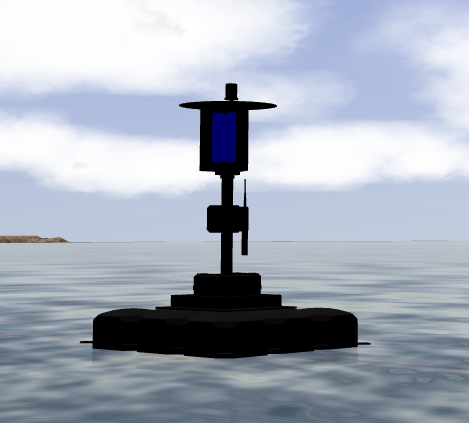
#> input picture scanthecode/i1.png, 469 x 423 px
$ python scanthecode.py i1.png   (Python 2 division)
#> lines starting #> are read from the running program, lines starting #| are printed output that depends on the picture
import cv2
import sys
import numpy as np
import matplotlib.pyplot as plt
import matplotlib.image as mpimg


# color thresholds for red blue and green
lower_red = np.array([0,50,50])
upper_red = np.array([10,255,255])

lower_blue = np.array([115,50,50])
upper_blue = np.array([130,255,255])

lower_yellow = np.array([20,100,100])
upper_yellow = np.array([30,255,255])

lower_green = np.array([70,100,100])
upper_green = np.array([98,250,250])

color_codes = {"red": (0,0,255), "blue": (255,0,0), "green": (0,255,0), "yellow": (0,255,255), "black": (0,0,0)}

def main(args):

    #Empty list for recording the colors identified
    colors = list(range(1, 6))

    #These are the images that are passed in from the neural net
    images = ["i1.png", "i2.png", "i4.png", "i3.png", "i5.png"]

    #These are the 4 coordinates of each image
    x1 = [205, 266, 216, 226, 233]
    x2 = [236, 284, 233, 244, 256]
    y1 = [128, 127, 115, 155, 125]
    y2 = [162, 171, 158, 200, 163]

    #This for loop runs through all the images using the scan_color function which is defined later
    for i in range(len(images)):
    	colors[i] = scan_color(images[i], x1[i], x2[i], y1[i], y2[i])
#> in scan_color, img is the input picture: shape (423, 469, 3); mean B, G, R 186.3, 173.8, 166.3
#> in scan_color, `img = cv2.cvtColor(img, cv2.COLOR_BGR2HSV)`: img: shape (423, 469, 3); mean H, S, V 94.2, 27.7, 186.4
#> in scan_color, `color =  np.array(img[(y1+y2)/2, (x2+x1)/2])`: color = [120, 255, 102]
#| [120 255 102]

    #Deletable code
    print colors[0]
    print colors[1]
    print colors[2]
    print colors[3]
    print colors[4]

    #This displays the color sequence
    plot(colors)

def plot(scanned):
    #Uses the report template
    report = cv2.imread('report.png')
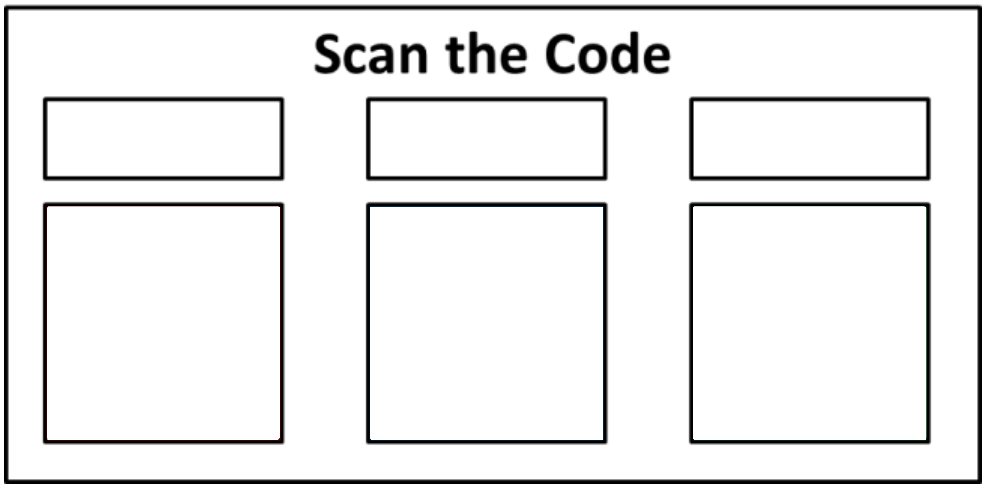
#> input picture scanthecode/report.png, 987 x 491 px
#> report is the input picture: shape (491, 987, 3); mean B, G, R 235.7, 235.7, 235.7

    # [7 lines of commented-out code are left out]
    cv2.rectangle(report, (40, 200), (285, 450), color_codes[scanned[0]], thickness = -1)
    cv2.rectangle(report, (355, 200), (610, 450), color_codes[scanned[1]], thickness = -1)
    cv2.rectangle(report, (680, 200), (950, 450), color_codes[scanned[2]], thickness = -1)

    #Puts the name of the color in the box above the colors
    cv2.putText(report, scanned[0], (120,150), cv2.FONT_HERSHEY_SIMPLEX, 1, (0,0,0), 2);
    cv2.putText(report, scanned[1], (450,150), cv2.FONT_HERSHEY_SIMPLEX, 1, (0,0,0), 2);
    cv2.putText(report, scanned[2], (780,150), cv2.FONT_HERSHEY_SIMPLEX, 1, (0,0,0), 2);
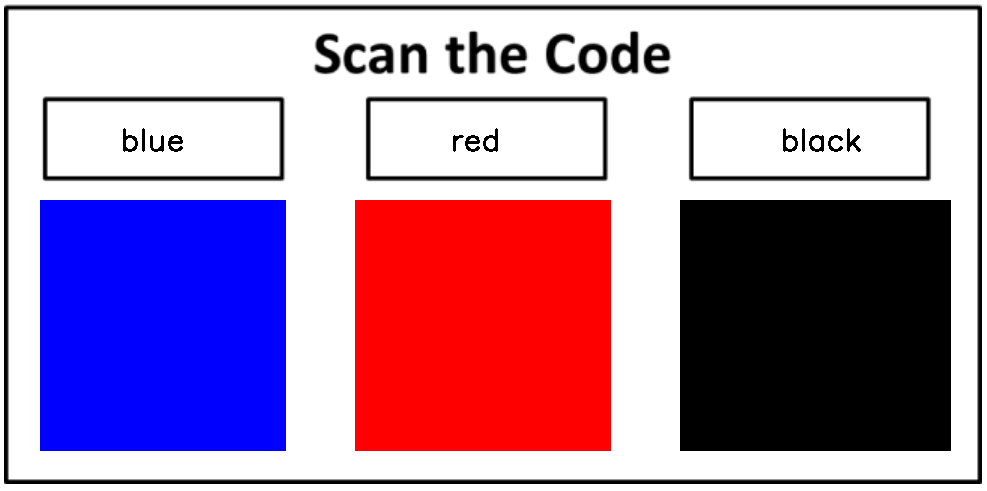
#> report: shape (491, 987, 3); mean B, G, R 171.2, 138.7, 172.5

    #Makes a pop up window for the report
    cv2.namedWindow('Scan the Code', cv2.WINDOW_NORMAL)
    cv2.moveWindow('Scan the Code', 200,650)
    cv2.resizeWindow('Scan the Code', 575,350)
    cv2.imshow("Scan the Code", report)
    cv2.waitKey(0)


def scan_color(image, x1, x2, y1, y2):

    #Read in the image data and changes the values from BGR to HSV
    img = cv2.imread(image)
    img = cv2.cvtColor(img, cv2.COLOR_BGR2HSV)

    #Records the color at the center of the given coordinates
    color =  np.array(img[(y1+y2)/2, (x2+x1)/2])

    #Deletable code. Prints BGR of color detected
    print color

    #Initialize the color indexes
    red = 0
    blue = 0
    green = 0
    yellow = 0

    #Configure threshold for each color
    lower_threshold = {"red": lower_red,"blue": lower_blue, "green": lower_green, "yellow": lower_yellow}
    upper_threshold = {"red": upper_red,"blue": upper_blue, "green": upper_green, "yellow": upper_yellow}

    #The for loop checks if color is within threshold of the set colors
    for clr in lower_threshold.keys():
        lower_color = lower_threshold[clr]
        upper_color = upper_threshold[clr]
        for i in range(3):
            if (color[i] >= lower_color[i] and color[i] <= upper_color[i]):
                if(clr == "red"):
                    red += 1
                elif (clr == "blue"):
                    blue += 1
                elif(clr =="green"):
                    green += 1
                elif(clr == "yellow"):
                    yellow += 1

    if(red == 3):
        return 'red'
    elif(blue == 3):
        return 'blue'
    elif(green == 3):
        return 'green'
    elif(yellow == 3):
        return 'yellow'
    else:
        return 'black'


if __name__ == '__main__':
    main(sys.argv)
